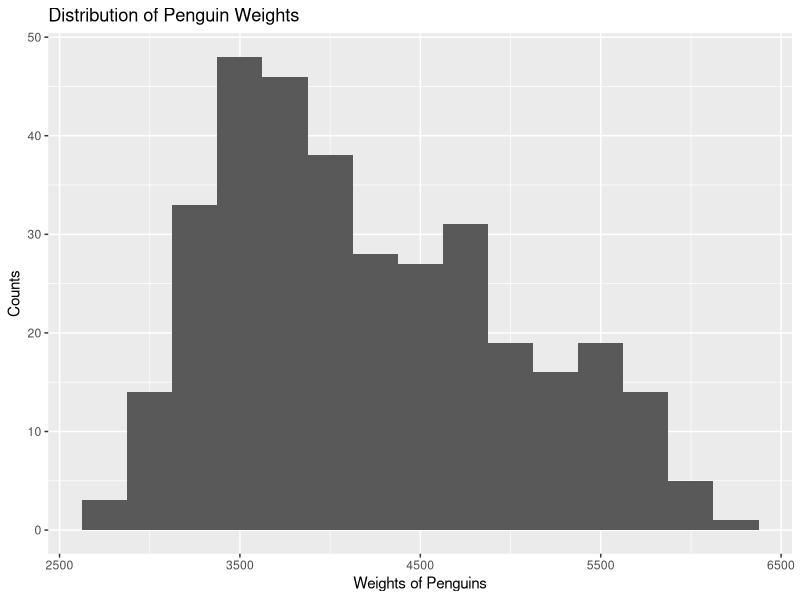
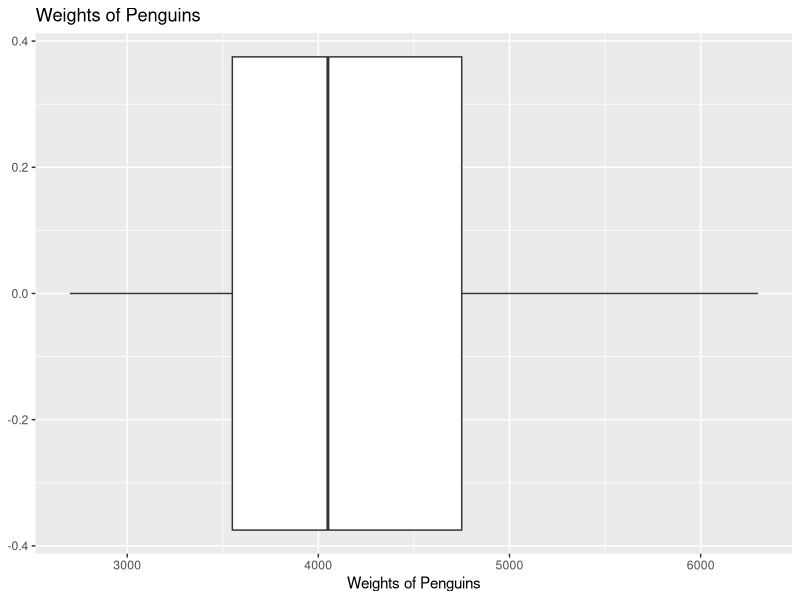
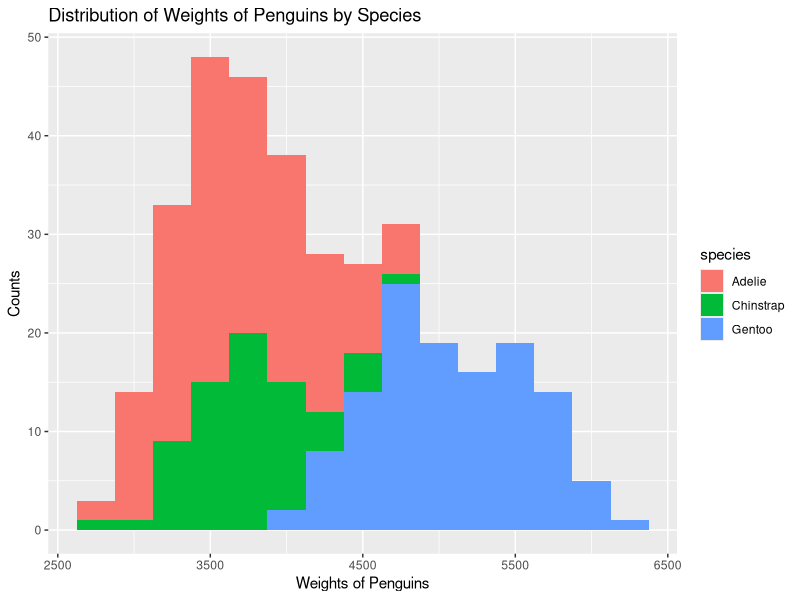
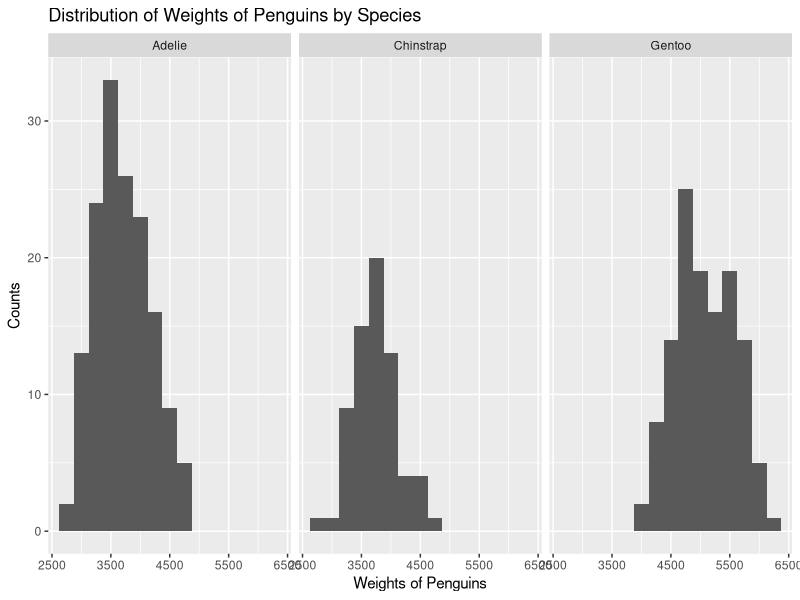
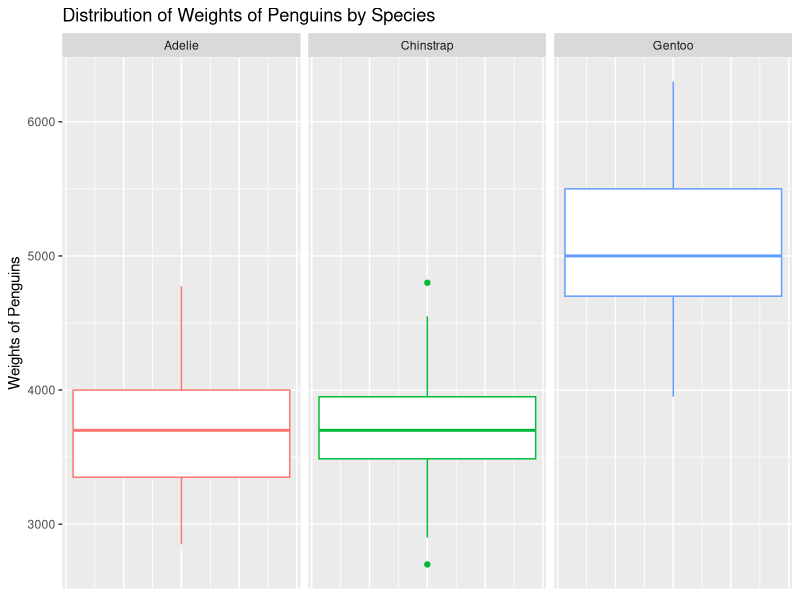
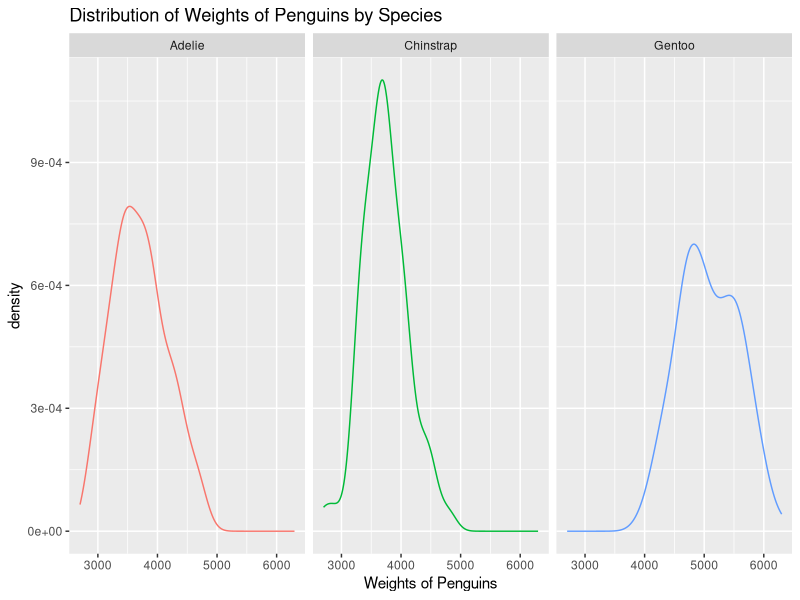

These figures' R source, in order: (Note: this script raises an error after producing the figures.)
## ---- chunk 1
#| label: load-packages
#| warning: false

library(tidyverse)
library(palmerpenguins)
## ---- chunk 2
#| label: glimpse

glimpse(penguins)
## ---- chunk 3
#| label: histogram-weight

ggplot(penguins, aes(x = body_mass_g)) + 
  geom_histogram(binwidth = 250) + 
  labs(
    x = "Weights of Penguins",
    y = "Counts",
    title = "Distribution of Penguin Weights"
  )
## ---- chunk 4
#| label: boxplot-weight

ggplot(penguins, aes(x = body_mass_g)) + 
  geom_boxplot() + 
  labs(
    x = "Weights of Penguins",
    title = "Weights of Penguins")
## ---- chunk 5
#| label: histogram-weight-species

ggplot(penguins, aes(x = body_mass_g, fill = species)) + 
  geom_histogram(binwidth = 250) + 
  labs(
    x = "Weights of Penguins",
    y = "Counts",
    title = "Distribution of Weights of Penguins by Species")
## ---- chunk 6
#| label: histogram-weight-species-facet

ggplot(penguins, aes(x = body_mass_g)) + 
  geom_histogram(binwidth = 250) + 
  facet_wrap(~species) + 
  labs(
    x = "Weights of Penguins",
    y = "Counts",
    title = "Distribution of Weights of Penguins by Species")
## ---- chunk 7
#| label: boxplot-weight-species

ggplot(penguins, aes(y = body_mass_g, color = species)) + 
  geom_boxplot() + 
  facet_wrap(~species) + 
  labs(
    y = "Weights of Penguins",
    title = "Distribution of Weights of Penguins by Species") +
  theme(axis.text.x=element_blank(),
        axis.ticks.x=element_blank(), 
        legend.position = "none")
## ---- chunk 8
#| label: density-weight-species

ggplot(penguins, aes(x = body_mass_g, color = species)) + 
  geom_density() + 
  facet_wrap(~species) + 
  labs(
    x = "Weights of Penguins",
    title = "Distribution of Weights of Penguins by Species") +
  theme(legend.position = "none")
## ---- chunk 9
#| label: violin-weight-species

ggplot(penguins, aes(x = body_mass_g, color = species)) + 
  geom_violin() + 
  facet_wrap(~species) + 
  labs(
    x = "Weights of Penguins",
    title = "Distribution of Weights of Penguins by Species") +
  theme(axis.text.x=element_blank(),
        axis.ticks.x=element_blank(), 
        legend.position = "none")
## ---- chunk 10
#| label: jitter-weight-species

# add code here
## ---- chunk 11
#| label: beeswarm-weight-species

# add code here
## ---- chunk 12
#| label: multi-geoms

# add code here
## ---- chunk 13
#| label: multi-geoms-facet

# add code here
## ---- chunk 14
#| label: barplot

# add code here
## ---- chunk 15
#| label: cat-cat

# add code here
## ---- chunk 16
# add code here
